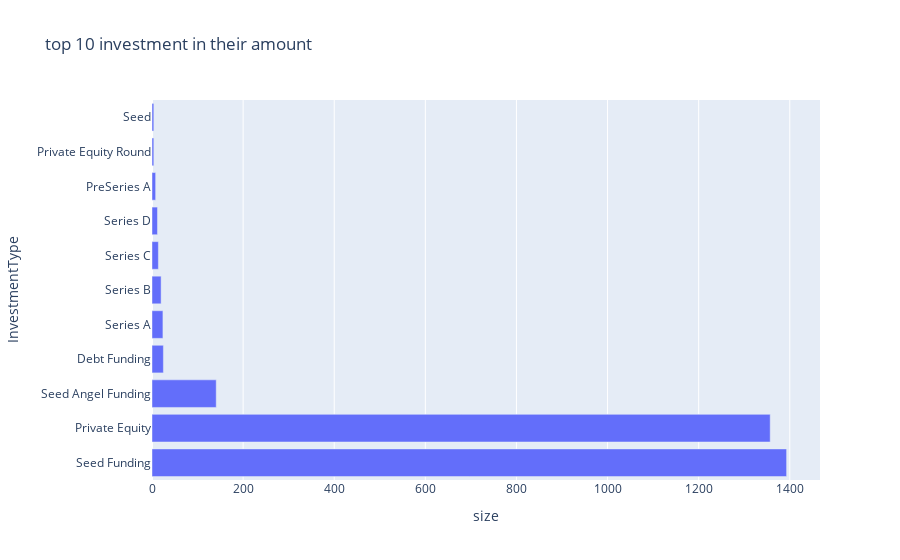

The code cell stored with this chart in its notebook:
### Code cell
px.bar(data_frame=top10,
       x='size',
      title='top 10 investment in their amount')

### Figure 1 — Plotly figure (JSON) as saved in the notebook; plotly's stock layout.template omitted (floating-point values rounded to 4 significant figures)
{"data": [{"alignmentgroup": "True", "hovertemplate": "size=%{x}<br>InvestmentType=%{y}<extra></extra>", "legendgroup": "", "marker": {"color": "#636efa"}, "name": "", "offsetgroup": "", "orientation": "h", "showlegend": false, "textposition": "auto", "type": "bar", "x": [1393, 1357, 141, 25, 24, 20, 14, 12, 8, 4, 4], "xaxis": "x", "y": ["Seed Funding", "Private Equity", "Seed Angel Funding", "Debt Funding", "Series A", "Series B", "Series C", "Series D", "PreSeries A", "Private Equity Round", "Seed"], "yaxis": "y"}], "layout": {"barmode": "relative", "legend": {"tracegroupgap": 0}, "title": {"text": "top 10 investment in their amount"}, "xaxis": {"anchor": "y", "domain": [0, 1], "title": {"text": "size"}}, "yaxis": {"anchor": "x", "domain": [0, 1], "title": {"text": "InvestmentType"}}}}
